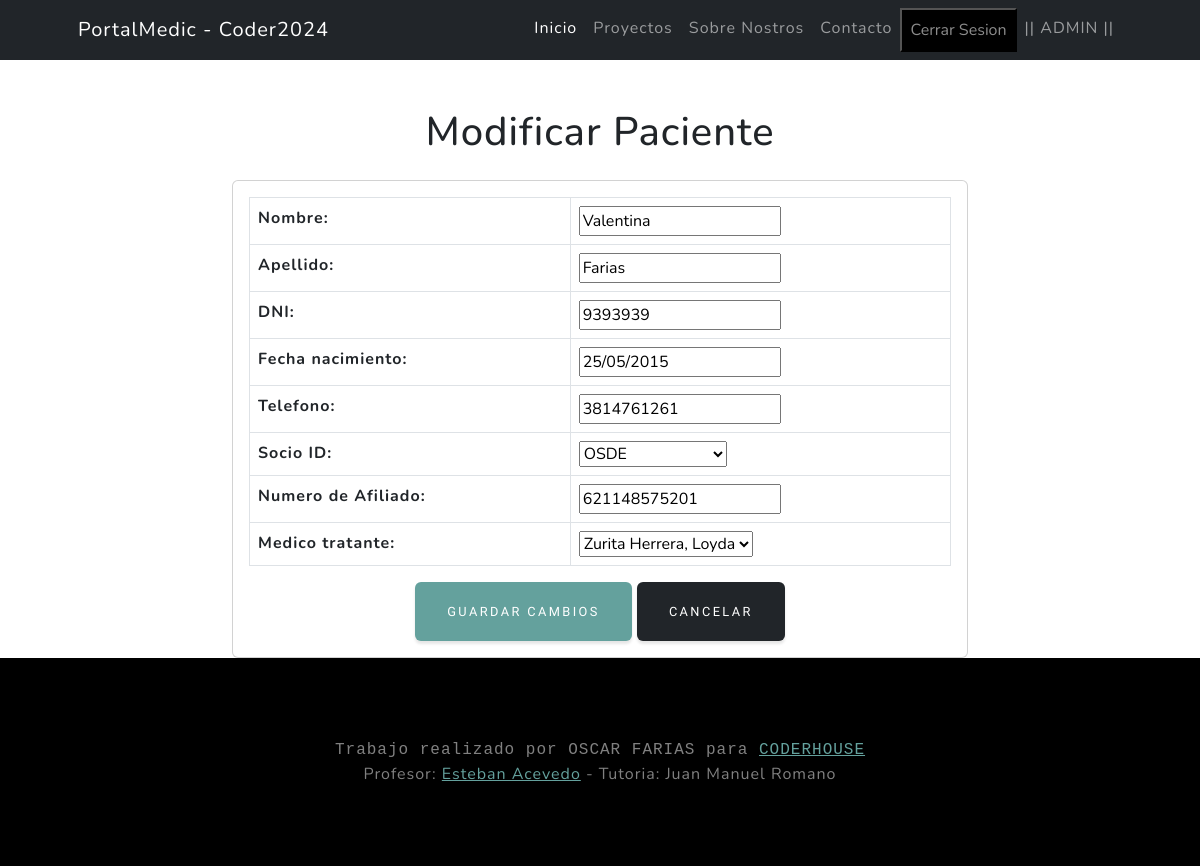
Screenshot of /pacientes/pacientes/pacientes_update/4/ (signed in) with the database file from the repository.
### pacientes/models.py (models this page shows, shortened)
class Paciente(models.Model):
    nombre = models.CharField(max_length=50, null = False)
    apellido = models.CharField(max_length=50, null = False)
    DNI = models.IntegerField(unique=True, null=False)
    fecha_nacimiento = models.DateField(null=True, blank=True)
    telefono = models.IntegerField(null=True, blank=True)
    obraSocial = models.ForeignKey(ObraSocial, on_delete=models.SET_NULL, null=True, blank=True, verbose_name = "Socio ID", related_name="paciente_obrasocial")
    numeroAfiliado = models.CharField(max_length=50,null=False, blank=False, verbose_name="Numero de Afiliado")
    medico_tratante = models.ForeignKey("medicos.Medicos", on_delete=models.SET_NULL, null=True, blank=True, related_name="paciente_medicos")
    class Meta:
        verbose_name = "Paciente"
        verbose_name_plural = "Pacientes"

### medicos/models.py (models this page shows)
class Medicos(models.Model):
    nombre = models.CharField(max_length=100, null=False, blank=True)
    apellido = models.CharField(max_length=100, null=False, blank=True)
    DNI = models.PositiveIntegerField(unique=True,null=True)
    nacionalidad= models.ForeignKey(Nacionalidad, on_delete=models.SET_NULL, null=True)
    matricula = models.PositiveIntegerField(unique=True, null=False, blank=False,verbose_name="Matricula Nacional")
    especialidad = models.ForeignKey(Especialidad, on_delete=models.SET_NULL, null=True)
    def __str__(self) -> str:
        return f"{self.apellido}, {self.nombre}"
    class Meta:
        verbose_name = "Medicos"
        verbose_name_plural = "Medicos"

### pacientes/views.py (the view)
# urls.py: path("pacientes/pacientes_update/<int:pk>/", pacientes_update, name="pacientes_update"),
@login_required
def pacientes_update(request,pk):
    consulta = Paciente.objects.get(id=pk)
    if request.method == "POST":
        form = PacientesForm(request.POST, instance=consulta)
        if form.is_valid():
            form.save()
            return redirect("pacientes:pacientes_list")
    else:
        form = PacientesForm(instance=consulta)
    return render(request, "pacientes/pacientes_form.html", {"form": form})

### pacientes/forms.py
class PacientesForm(forms.ModelForm):
    class Meta:
        model = models.Paciente
        fields = ["nombre","apellido","DNI","fecha_nacimiento","telefono","obraSocial","numeroAfiliado","medico_tratante"]

### pacientes/models.py (called while the page is built)
    def __str__(self) -> str:
        return self.obra_social

### pacientes/templates/pacientes/pacientes_form.html (shortened to what this page needs)
{% extends 'core/base.html' %}
{% load static %}
{% block content %}
<div class="container mt-5">
    {% if form.instance.pk %}
        <h1 class="text-center">Modificar Paciente</h1>
    {% else %}
        <h1 class="text-center">Editar Paciente</h1>
    {% endif %}
    <div class="row justify-content-center mt-4">
        <div class="col-md-8">
            <div class="card">
                <div class="card-body">
                    <form method="POST">
                        <table class="table table-bordered">
                            {{ form.as_table }}
                        </table>
                        <div class="text-center">
                            <button type="submit" class="btn btn-primary">Guardar Cambios</button>
                            <a href="{% url 'pacientes:pacientes_list' %}" type="button" class="btn btn-dark ">Cancelar</button></a>
                        </div>
                    </form>
                </div>
            </div>
        </div>
    </div>
</div>
{% endblock content %}

### core/templates/core/base.html (shortened to what this page needs)
{% load static %}
<!DOCTYPE html>
<html lang="es">
<head>
    <link href="{% static 'core/css/styles.css' %}" rel="stylesheet" />
</head>
{% block navbar %}
<nav class="navbar navbar-expand-lg navbar-dark bg-dark">
    <div class="container px-5">
        <a class="navbar-brand" href="{% url 'core:index' %}">PortalMedic - Coder2024</a>
        <div class="collapse navbar-collapse" id="navbarSupportedContent">
            <ul class="navbar-nav ms-auto mb-2 mb-lg-0">
                <li class="nav-item"><a class="nav-link active" aria-current="page"
                        href="{% url 'core:index' %}">Inicio</a></li>
                <li class="nav-item"><a class="nav-link" href="#about">Proyectos</a></li>
                <li class="nav-item"><a class="nav-link" href="#projects">Sobre Nostros</a></li>
                <li class="nav-item"><a class="nav-link"
                        href="https://api.whatsapp.com/send/?phone=%2B5493814761261&text&type=phone_number&app_absent=0"
                        target="_blank">Contacto</a></li>
                {% if user.is_authenticated %}
                <form action="{% url 'core:logout' %}" method="POST">
                    <button type="submit" class="nav-link nav-item bg-black ">Cerrar Sesion</button>
                </form>
                <li class="nav-item"><a class="nav-link" href="">|| {{user.username.upper}} ||</a></li>
                {% else %}
                <li class="nav-item"><a class="nav-link" href="{% url 'core:login' %}">Iniciar Sesion</a></li>
                {% endif %}
            </ul>
        </div>
    </div>
</nav>
{% endblock navbar %}
<body>
    {% block content %}
    {% endblock content %}
</body>
{% block footer %}
<footer class="footer mt-auto bg-black big text-center text-white-50">
    <div class="container big px-4 px-lg-5 font-monospace">Trabajo realizado por OSCAR FARIAS para <a
            href="https://www.coderhouse.com/ar/">CODERHOUSE</a></div>
    <div class="container px-4 px-lg-5">Profesor: <a href="https://www.linkedin.com/in/esteban-acevedo-aberastain/?originalSubdomain=ar">Esteban Acevedo</a> - Tutoria: Juan Manuel Romano</div>
</footer>
{% endblock footer %}

### rows the page displays
Paciente: nombre "Valentina", apellido "Farias", DNI "9393939", fecha_nacimiento "25/05/2015", telefono "3814761261", obraSocial "OSDE", numeroAfiliado "621148575201", medico_tratante "Zurita Herrera, Loyda"

### other values shown
{{ user.username.upper }} "ADMIN"
